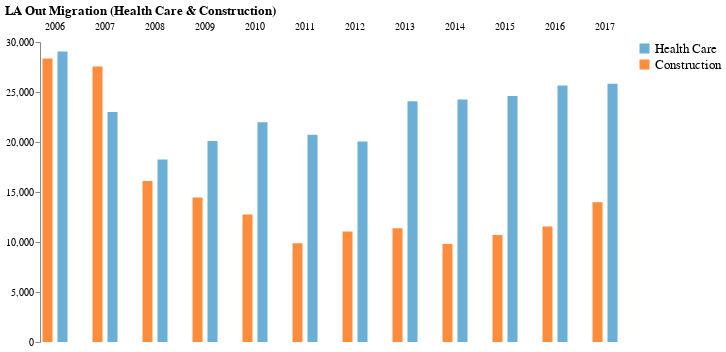

The code cell stored with this chart in its notebook:
### Code cell
#Plotting via Altair
alt.Chart(health_con).mark_bar(size=10).encode(
    x=alt.X('Industry', 
            title=None, 
            axis=None, 
            scale=alt.Scale(rangeStep=12)),
    y=alt.Y('Count', 
            title=None,
            axis=alt.Axis(grid=False)),
    color=alt.Color('Industry', 
                    title=None, 
                    scale=alt.Scale(range=['#6baed6', '#fd8d3d'], 
                                    domain=['Health Care', 'Construction'])),
    column=alt.Column('year(Year)', 
                      title=None)
).configure_view(strokeWidth=0
).configure_legend(labelFontSize=13
).properties(width=30, 
             title='                           LA Out Migration (Health Care & Construction)')

### Figure 1 — Vega-Lite specification as saved in the notebook (floating-point values rounded to 4 significant figures)
{"$schema": "https://vega.github.io/schema/vega-lite/v2.6.0.json", "config": {"legend": {"labelFontSize": 13}, "view": {"height": 300, "strokeWidth": 0, "width": 400}}, "data": {"name": "data-de121e5789fcadecbdcbbe6aab36c2b3"}, "datasets": {"data-de121e5789fcadecbdcbbe6aab36c2b3": [{"Count": 29059, "Industry": "Health Care", "Year": "2006-01-01T00:00:00"}, {"Count": 28360, "Industry": "Construction", "Year": "2006-01-01T00:00:00"}, {"Count": 23002, "Industry": "Health Care", "Year": "2007-01-01T00:00:00"}, {"Count": 27538, "Industry": "Construction", "Year": "2007-01-01T00:00:00"}, {"Count": 18253, "Industry": "Health Care", "Year": "2008-01-01T00:00:00"}, {"Count": 16088, "Industry": "Construction", "Year": "2008-01-01T00:00:00"}, {"Count": 20101, "Industry": "Health Care", "Year": "2009-01-01T00:00:00"}, {"Count": 14451, "Industry": "Construction", "Year": "2009-01-01T00:00:00"}, {"Count": 21976, "Industry": "Health Care", "Year": "2010-01-01T00:00:00"}, {"Count": 12747, "Industry": "Construction", "Year": "2010-01-01T00:00:00"}, {"Count": 20723, "Industry": "Health Care", "Year": "2011-01-01T00:00:00"}, {"Count": 9865, "Industry": "Construction", "Year": "2011-01-01T00:00:00"}, {"Count": 20058, "Industry": "Health Care", "Year": "2012-01-01T00:00:00"}, {"Count": 11052, "Industry": "Construction", "Year": "2012-01-01T00:00:00"}, {"Count": 24066, "Industry": "Health Care", "Year": "2013-01-01T00:00:00"}, {"Count": 11386, "Industry": "Construction", "Year": "2013-01-01T00:00:00"}, {"Count": 24254, "Industry": "Health Care", "Year": "2014-01-01T00:00:00"}, {"Count": 9792, "Industry": "Construction", "Year": "2014-01-01T00:00:00"}, {"Count": 24608, "Industry": "Health Care", "Year": "2015-01-01T00:00:00"}, {"Count": 10710, "Industry": "Construction", "Year": "2015-01-01T00:00:00"}, {"Count": 25644, "Industry": "Health Care", "Year": "2016-01-01T00:00:00"}, {"Count": 11548, "Industry": "Construction", "Year": "2016-01-01T00:00:00"}, {"Count": 25826, "Industry": "Health Care", "Year": "2017-01-01T00:00:00"}, {"Count": 13980, "Industry": "Construction", "Year": "2017-01-01T00:00:00"}]}, "encoding": {"color": {"field": "Industry", "scale": {"domain": ["Health Care", "Construction"], "range": ["#6baed6", "#fd8d3d"]}, "title": null, "type": "nominal"}, "column": {"field": "Year", "timeUnit": "year", "title": null, "type": "temporal"}, "x": {"axis": null, "field": "Industry", "scale": {"rangeStep": 12}, "title": null, "type": "nominal"}, "y": {"axis": {"grid": false}, "field": "Count", "title": null, "type": "quantitative"}}, "mark": {"size": 10, "type": "bar"}, "title": "                           LA Out Migration (Health Care & Construction)", "width": 30}
